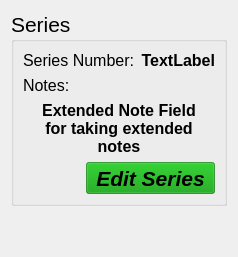
         <widget class="QFrame" name="frame_5">
          <property name="frameShape">
           <enum>QFrame::NoFrame</enum>
          </property>
          <property name="frameShadow">
           <enum>QFrame::Raised</enum>
          </property>
          <layout class="QVBoxLayout" name="verticalLayout_10">
           <item>
            <widget class="QGroupBox" name="groupBoxAppInfo_5">
             <property name="sizePolicy">
              <sizepolicy hsizetype="Preferred" vsizetype="Fixed">
               <horstretch>0</horstretch>
               <verstretch>0</verstretch>
              </sizepolicy>
             </property>
             <property name="font">
              <font>
               <pointsize>16</pointsize>
               <weight>50</weight>
               <italic>false</italic>
               <bold>false</bold>
              </font>
             </property>
             <property name="title">
              <string>Series</string>
             </property>
             <property name="flat">
              <bool>false</bool>
             </property>
             <property name="checkable">
              <bool>false</bool>
             </property>
             <layout class="QVBoxLayout" name="verticalLayout_14">
              <item>
               <layout class="QHBoxLayout" name="horizontalLayout_8">
                <item>
                 <widget class="QLabel" name="label_5">
                  <property name="sizePolicy">
                   <sizepolicy hsizetype="Expanding" vsizetype="Preferred">
                    <horstretch>0</horstretch>
                    <verstretch>0</verstretch>
                   </sizepolicy>
                  </property>
                  <property name="minimumSize">
                   <size>
                    <width>0</width>
                    <height>0</height>
                   </size>
                  </property>
                  <property name="font">
                   <font>
                    <pointsize>12</pointsize>
                   </font>
                  </property>
                  <property name="text">
                   <string>Series Number:</string>
                  </property>
                 </widget>
                </item>
                <item>
                 <widget class="QLabel" name="labelSeriesNumber">
                  <property name="sizePolicy">
                   <sizepolicy hsizetype="Expanding" vsizetype="Preferred">
                    <horstretch>0</horstretch>
                    <verstretch>0</verstretch>
                   </sizepolicy>
                  </property>
                  <property name="font">
                   <font>
                    <pointsize>12</pointsize>
                    <weight>75</weight>
                    <bold>true</bold>
                   </font>
                  </property>
                  <property name="text">
                   <string>TextLabel</string>
                  </property>
                  <property name="alignment">
                   <set>Qt::AlignRight|Qt::AlignTrailing|Qt::AlignVCenter</set>
                  </property>
                 </widget>
                </item>
               </layout>
              </item>
              <item>
               <layout class="QHBoxLayout" name="horizontalLayout_33">
                <item>
                 <widget class="QLabel" name="label_13">
                  <property name="sizePolicy">
                   <sizepolicy hsizetype="Expanding" vsizetype="Preferred">
                    <horstretch>0</horstretch>
                    <verstretch>0</verstretch>
                   </sizepolicy>
                  </property>
                  <property name="minimumSize">
                   <size>
                    <width>0</width>
                    <height>0</height>
                   </size>
                  </property>
                  <property name="font">
                   <font>
                    <pointsize>12</pointsize>
                   </font>
                  </property>
                  <property name="text">
                   <string>Notes:</string>
                  </property>
                 </widget>
                </item>
               </layout>
              </item>
              <item>
               <layout class="QHBoxLayout" name="horizontalLayout_35">
                <item>
                 <widget class="QLabel" name="labelNotes">
                  <property name="sizePolicy">
                   <sizepolicy hsizetype="Expanding" vsizetype="Preferred">
                    <horstretch>0</horstretch>
                    <verstretch>0</verstretch>
                   </sizepolicy>
                  </property>
                  <property name="maximumSize">
                   <size>
                    <width>160</width>
                    <height>16777215</height>
                   </size>
                  </property>
                  <property name="font">
                   <font>
                    <pointsize>12</pointsize>
                    <weight>75</weight>
                    <bold>true</bold>
                   </font>
                  </property>
                  <property name="text">
                   <string>Extended Note Field for taking extended notes</string>
                  </property>
                  <property name="alignment">
                   <set>Qt::AlignCenter</set>
                  </property>
                  <property name="wordWrap">
                   <bool>true</bool>
                  </property>
                 </widget>
                </item>
               </layout>
              </item>
              <item>
               <layout class="QHBoxLayout" name="horizontalLayout_38">
                <item>
                 <spacer name="horizontalSpacer_6">
                  <property name="orientation">
                   <enum>Qt::Horizontal</enum>
                  </property>
                  <property name="sizeHint" stdset="0">
                   <size>
                    <width>40</width>
                    <height>20</height>
                   </size>
                  </property>
                 </spacer>
                </item>
                <item>
                 <widget class="QToolButton" name="buttonEditApplicatorInfo_3">
                  <property name="font">
                   <font>
                    <weight>75</weight>
                    <italic>true</italic>
                    <bold>true</bold>
                   </font>
                  </property>
                  <property name="toolTip">
                   <string extracomment="Edit This"/>
                  </property>
                  <property name="toolTipDuration">
                   <number>-1</number>
                  </property>
                  <property name="layoutDirection">
                   <enum>Qt::LeftToRight</enum>
                  </property>
                  <property name="styleSheet">
                   <string notr="true">background-color: rgba(0, 152, 0, 153)</string>
                  </property>
                  <property name="text">
                   <string>Edit Series</string>
                  </property>
                  <property name="icon">
                   <iconset>
                    <normalon>resources/edit-alt-512.webp</normalon>
                   </iconset>
                  </property>
                  <property name="popupMode">
                   <enum>QToolButton::DelayedPopup</enum>
                  </property>
                  <property name="toolButtonStyle">
                   <enum>Qt::ToolButtonTextBesideIcon</enum>
                  </property>
                  <property name="autoRaise">
                   <bool>false</bool>
                  </property>
                  <property name="arrowType">
                   <enum>Qt::NoArrow</enum>
                  </property>
                 </widget>
                </item>
               </layout>
              </item>
             </layout>
            </widget>
           </item>
           <item>
            <spacer name="verticalSpacer_7">
             <property name="orientation">
              <enum>Qt::Vertical</enum>
             </property>
             <property name="sizeHint" stdset="0">
              <size>
               <width>20</width>
               <height>40</height>
              </size>
             </property>
            </spacer>
           </item>
          </layout>
         </widget>
